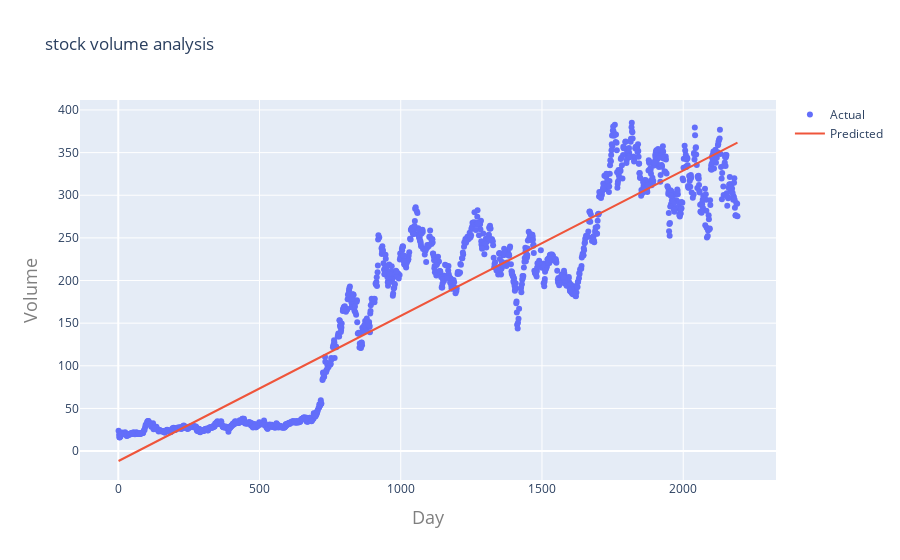

Notebook cell for this chart:
### Code cell
iplot(plot2)

### Figure 1 — Plotly figure (JSON) as saved in the notebook; plotly's stock layout.template omitted (floating-point values rounded to 4 significant figures; data arrays with more than 128 entries replaced by an {"elided": "..."} marker saying what was removed)
{"data": [{"mode": "markers", "name": "Actual", "type": "scatter", "x": {"elided": "1535 int values"}, "y": {"elided": "1535 float values"}}, {"mode": "lines", "name": "Predicted", "type": "scatter", "x": {"elided": "1535 int values"}, "y": {"elided": "1535 float values"}}], "layout": {"autosize": true, "title": {"text": "stock volume analysis"}, "xaxis": {"autorange": true, "range": [-132.3, 2325.0], "title": {"font": {"color": "#7f7f7f", "size": 18}, "text": "Day"}, "type": "linear"}, "yaxis": {"autorange": true, "range": [-34.19, 417.0], "title": {"font": {"color": "#7f7f7f", "size": 18}, "text": "Volume"}, "type": "linear"}}}
